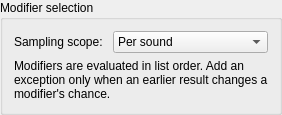
                        <widget class="QGroupBox" name="modifierUsageControls">
                            <property name="title">
                                <string>Modifier selection</string>
                            </property>
                            <layout class="QVBoxLayout" name="modifierUsageControlsLayout">
                                <item>
                                <layout class="QHBoxLayout" name="modifierSamplingScopeLayout">
                                    <item>
                                        <widget class="QLabel" name="modifierSamplingScopeLabel">
                                            <property name="text">
                                                <string>Sampling scope:</string>
                                            </property>
                                        </widget>
                                    </item>
                                    <item>
                                        <widget class="QComboBox" name="modifierSamplingScopeCombo">
                                            <property name="toolTip">
                                                <string>Choose whether each sound gets its own modifier selection or every sound in this Bottom event shares one selection.</string>
                                            </property>
                                            <item>
                                                <property name="text">
                                                    <string>Per sound</string>
                                                </property>
                                            </item>
                                            <item>
                                                <property name="text">
                                                    <string>Once per Bottom event</string>
                                                </property>
                                            </item>
                                        </widget>
                                    </item>
                                </layout>
                                </item>
                                <item>
                                    <widget class="QLabel" name="modifierUsageSummaryLabel">
                                        <property name="text">
                                            <string>Modifiers are evaluated in list order. Add an exception only when an earlier result changes a modifier's chance.</string>
                                        </property>
                                        <property name="wordWrap">
                                            <bool>true</bool>
                                        </property>
                                    </widget>
                                </item>
                            </layout>
                        </widget>
